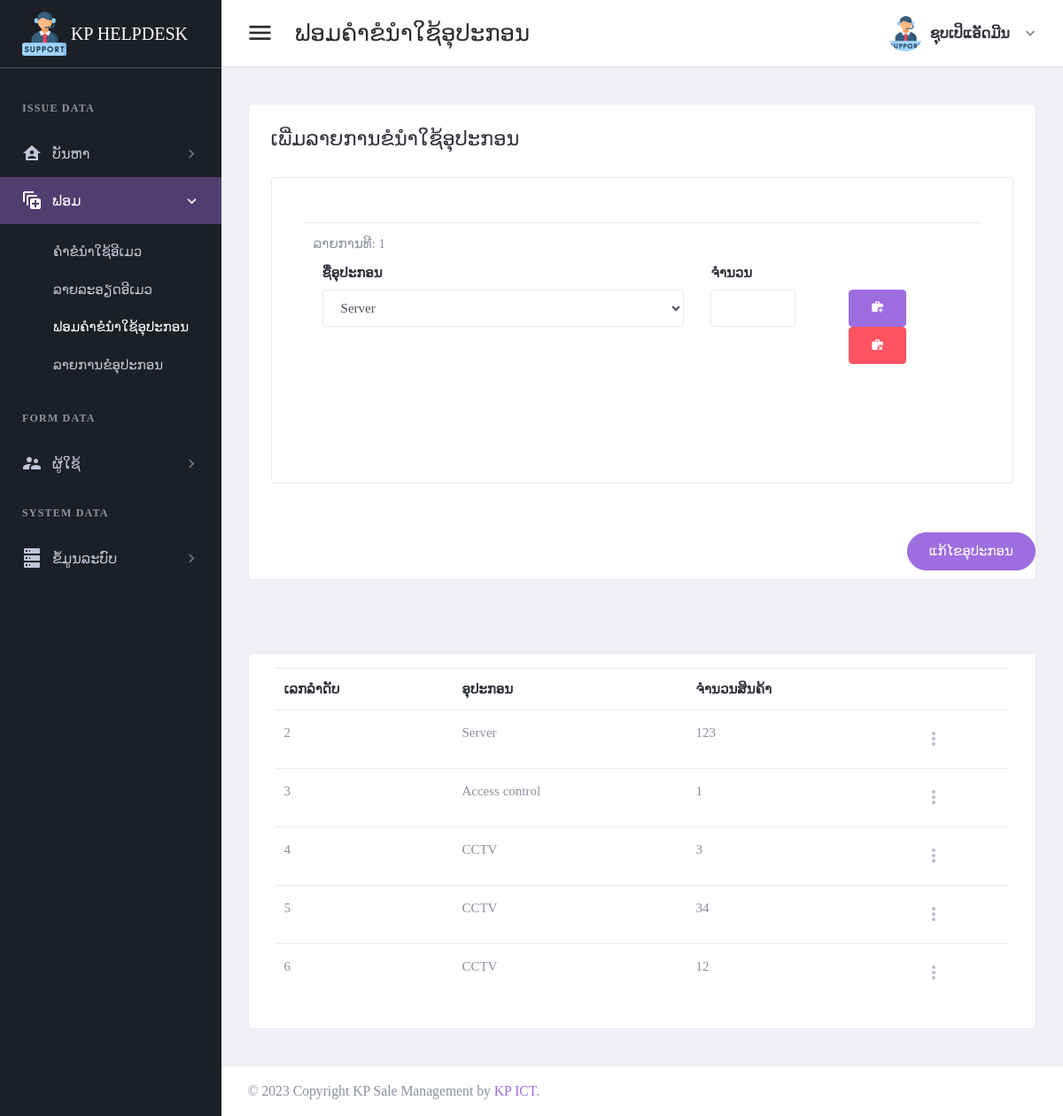
The page /page/edit-request-use-item.php (signed in) on the database as committed earlier.
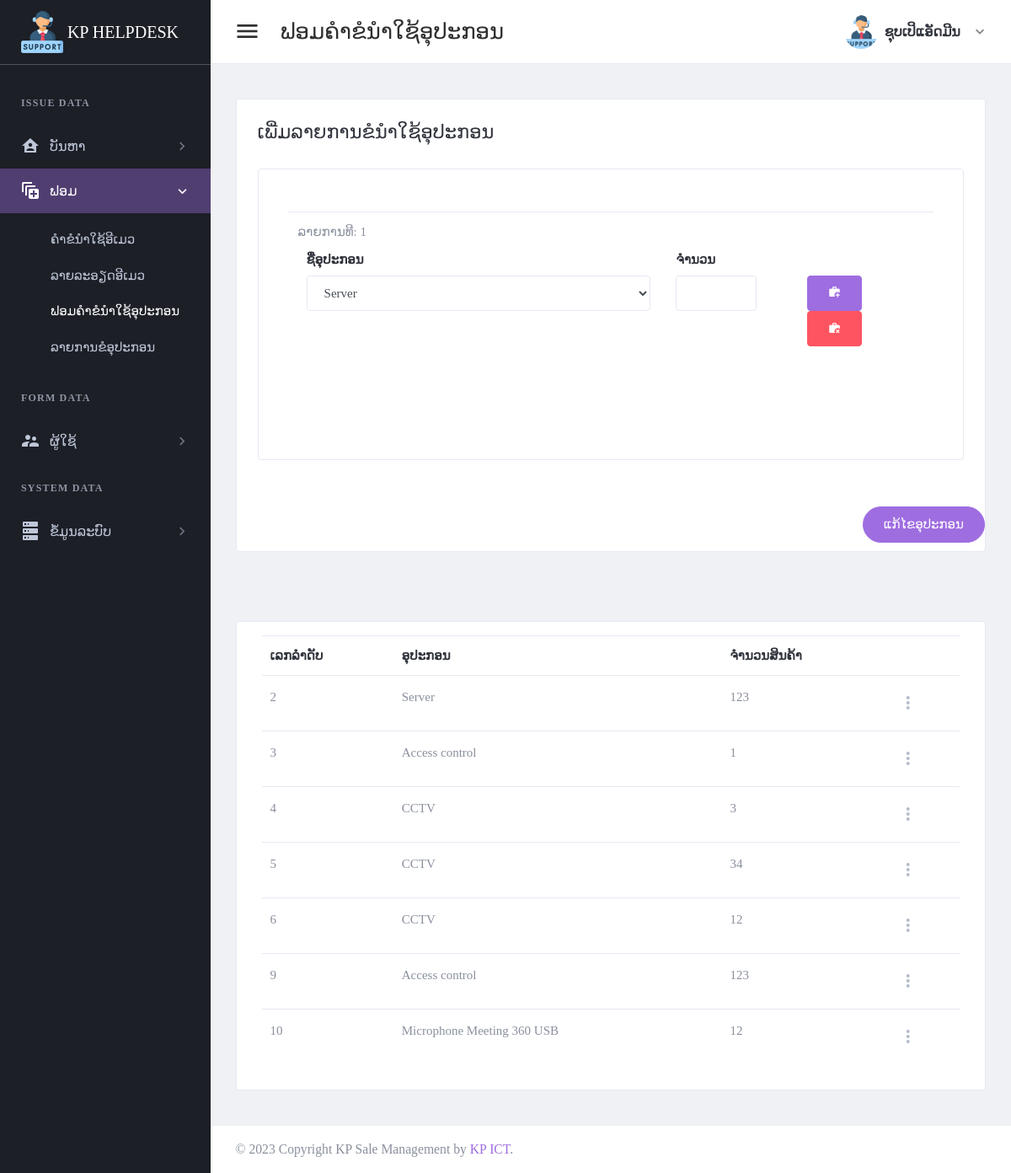
The same page on the database as committed later.
### tables this page shows
CREATE TABLE `tbl_header_title` (
  `ht_id` int(11) NOT NULL,
  `ht_name` varchar(300) DEFAULT NULL
);

CREATE TABLE `tbl_sub_title` (
  `st_id` int(11) NOT NULL,
  `st_name` varchar(300) DEFAULT NULL,
  `icon_code` varchar(100) DEFAULT NULL,
  `ht_id` int(11) DEFAULT NULL
);

CREATE TABLE `tbl_page_title` (
  `pt_id` int(11) NOT NULL,
  `pt_name` varchar(300) DEFAULT NULL,
  `ptf_name` varchar(100) DEFAULT NULL,
  `st_id` int(11) DEFAULT NULL
);

CREATE TABLE `tbl_request_use_item_detail` (
  `riud_id` int(11) NOT NULL,
  `rui_id` int(11) DEFAULT NULL,
  `item_id` int(11) DEFAULT NULL,
  `item_value` int(11) DEFAULT NULL
);

CREATE TABLE `tbl_item_data` (
  `item_id` int(11) NOT NULL,
  `item_name` varchar(300) DEFAULT NULL
);

### setting/checksession.php (called while the page is built, shortened)
<?php
	if($_SESSION['id_users'] == "" )
	{
	header("location:logout.php");
	}
	  else{
		$role_id = $_SESSION["role_id"];
	}
?>

### page/edit-request-use-item.php (the view, shortened to what the changed rows need)
<?php
include("../setting/checksession.php");
include("../setting/conn.php");
$header_name = "ຟອມຄຳຂໍນຳໃຊ້ອຸປະກອນ";
$header_click = "2";
$riud_id = $_GET['riud_id'];
?>
<!DOCTYPE html>
<html lang="en" dir="ltr">
<head>
    <?php
    include("../setting/callcss.php");
    ?>
</head>
<body class="navbar-fixed sidebar-fixed" id="body">
    <div class="wrapper">
        <?php include "menu.php"; ?>
        <div class="page-wrapper">
            <div class="content-wrapper">
                <div class="content">
                    <div class="email-wrapper rounded border bg-white">
                        <div class="  no-gutters justify-content-center">
                            <div class="    ">
                                <div class="  p-4 p-xl-5">
                                        <?php
                                        $item_rows = $conn->query("SELECT * FROM tbl_request_use_item_detail where riud_id = '$riud_id' ")->fetch(PDO::FETCH_ASSOC);
                                        ?>
                                    <form method="post" id="edititem">
                                        <div class="card p-4">
                                            <div class="row">
                                            <div class="card-body">
                                                <div class="input-states">
                                                    <table class="table" id="productTable">
                                                        <tbody>
                                                            <?php
                                                            $arrayNumber = 0;
                                                            for ($x = 1; $x < 2; $x++) { ?>
                                                                <tr id="row<?php echo $x; ?>" class="<?php echo $arrayNumber; ?>">
                                                                    <td>
                                                                        <div class="form-group "> <?php echo "ລາຍການທີ: $x"; ?> <br>
                                                                            <div class="row p-2">
                                                                                <div class="col-lg-7">
                                                                                    <div class="form-group">
                                                                                        <label for="firstName">ຊື່ອຸປະກອນ</label>
                                                                                        <select class="form-control" name="item_id" id="item_id<?php echo $x; ?>" required>
                                                                                            <?php
                                                                                            $stmt2 = $conn->prepare("
                                                                                                        select item_id ,item_name
                                                                                                        from tbl_item_data
                                                                                                         ");
                                                                                            $stmt2->execute();
                                                                                            if ($stmt2->rowCount() > 0) {
                                                                                                while ($row2 = $stmt2->fetch(PDO::FETCH_ASSOC)) {
                                                                                            ?> <option value="<?php echo $row2['item_id']; ?>" <?php if ($item_rows['item_id'] == $row2['item_id']) {
                                                                                                echo "selected";
                                                                                            } ?> > <?php echo $row2['item_name']; ?></option>
                                                                                            <?php
                                                                                                }
                                                                                            }
                                                                                            ?>
                                                                                        </select>
                                                                                    </div>
                                                                                </div>
                                                                                <div class="form-group  col-lg-2">
                                                                                    <label class="text-dark font-weight-medium">ຈຳນວນ</label>
                                                                                    <div class="form-group">
                                                                                        <input type="number" step="any" name="item_value" id="item_value<?php echo $x; ?>" value="<?php echo $item_rows['item_value']; ?>" autocomplete="off" class="form-control" required />
                                                                                    </div>
                                                                                </div>
                                                                                <div class="col-lg-3">
                                                                                    <div class="form-group p-6">
                                                                                        <button type="button" class="btn btn-primary btn-flat " onclick="addRow()" id="addRowBtn" data-loading-text="Loading...">
                                                                                            <i class="mdi mdi-briefcase-plus"></i>
                                                                                        </button>
                                                                                        <button type="button" class="btn btn-danger  removeProductRowBtn" type="button" id="removeProductRowBtn" onclick="removeProductRow(<?php echo $x; ?>)">
                                                                                            <i class="mdi mdi-briefcase-remove"></i>
                                                                                        </button>
                                                                                    </div>
                                                                                </div>
                                                                            </div>
                                                                        </div>
                                                                    </td>
                                                                </tr>
                                                            <?php
                                                                $arrayNumber++;
                                                            }
                                                            ?>
                                                        </tbody>
                                                    </table>
                                                </div>
                                            </div>
                                        </div>
                                </div>
                            </div>
                        </div>
                    </div>
                </div>
            </div>
        </div>
    <div class="content-wrapper">
        <div class="content">
            <div class="card card-default">
                <div class="card-body">
                    <table id="productsTable2" class="table table-hover table-product" style="width:100%">
                        <thead>
                            <tr>
                                <th>ເລກລຳດັບ</th>
                                <th>ອຸປະກອນ</th>
                                <th>ຈຳນວນສິນຄ້າ</th>
                                <th></th>
                            </tr>
                        </thead>
                        <tbody>
                            <?php
                            $stmt4 = $conn->prepare("
                            SELECT riud_id,item_name,item_value from tbl_request_use_item_detail a
                            left join tbl_item_data b on a.item_id = b.item_id;
                             ");
                            $stmt4->execute();
                            if ($stmt4->rowCount() > 0) {
                                while ($row4 = $stmt4->fetch(PDO::FETCH_ASSOC)) {
                            ?>
                                    <tr>
                                        <td><?php echo $row4['riud_id']; ?></td>
                                        <td><?php echo $row4['item_name']; ?></td>
                                        <td><?php echo $row4['item_value']; ?></td>
                                        <td>
                                            <div class="dropdown">
                                                <a class="dropdown-toggle icon-burger-mini" href="#" role="button" id="dropdownMenuLink" data-toggle="dropdown" aria-haspopup="true" aria-expanded="false" data-display="static">
                                                </a>
                                            </div>
                                        </td>
                                    </tr>
                            <?php
                                }
                            }
                            ?>
                        </tbody>
                    </table>
                </div>
            </div>
        </div>
    </div>
    </div>
    </div>
</body>
</html>

### page/menu.php (shortened to what the changed rows need)
<aside class="left-sidebar sidebar-dark" id="left-sidebar">
  <div id="sidebar" class="sidebar sidebar-with-footer">
    <div class="sidebar-left" data-simplebar style="height: 100%;">
      <ul class="nav sidebar-inner" id="sidebar-menu">
        <?php
        $stmt = $conn->prepare(" SELECT distinct a.ht_id,ht_name
        FROM tbl_header_title a
        left join tbl_role_page b on a.ht_id = b.ht_id
        where role_id ='$role_id'
        order by  a.ht_id asc ");
        $stmt->execute();
        if ($stmt->rowCount() > 0) {
          while ($row = $stmt->fetch(PDO::FETCH_ASSOC)) {
            $ht_id = $row['ht_id'];
            $ht_name = $row['ht_name'];
        ?>
            <li class="section-title"> <?php echo "$ht_name"; ?></li>
            <?php
            $stmt1 = $conn->prepare("SELECT distinct a.st_id,st_name,role_id,icon_code
            FROM tbl_sub_title a
            left join tbl_role_page b on a.st_id = b.st_id
            where a.ht_id = '$ht_id' and role_id ='$role_id'
            order by a.st_id asc ");
            $stmt1->execute();
            if ($stmt1->rowCount() > 0) {
              while ($row1 = $stmt1->fetch(PDO::FETCH_ASSOC)) {
                $st_name = $row1['st_name'];
                $st_id = $row1['st_id'];
                $icon_code = $row1['icon_code'];
            ?>
                <li class='has-sub <?php if ($header_click == "$st_id") {  echo "active expand"; } ?>'>
                  <a class="sidenav-item-link" href="javascript:void(0)" data-toggle="collapse" data-target='#<?php echo "$st_name"; ?>' aria-expanded="false" aria-controls="<?php echo "$st_name"; ?>">
                    <i class="mdi <?php echo"$icon_code";?>"></i>
                    <span class="nav-text"> <?php echo "$st_name"; ?> </span> <b class="caret"></b>
                  </a>
                  <ul class='collapse <?php if ($header_click == "$st_id" ) { echo "show"; } ?>' id="<?php echo "$st_name"; ?>" data-parent="#sidebar-menu">
                    <div class="sub-menu">
                      <?php
                      $stmt2 = $conn->prepare(" SELECT pt_name,ptf_name
                      FROM tbl_page_title a
                      left join tbl_role_page b on a.pt_id = b.pt_id
                      where a.st_id = '$st_id' and role_id ='$role_id'
                      order by a.pt_id asc ");
                      $stmt2->execute();
                      if ($stmt2->rowCount() > 0) {
                        while ($row2 = $stmt2->fetch(PDO::FETCH_ASSOC)) {
                          $pt_name = $row2['pt_name'];
                      ?>
                          <li class="<?php if ($header_name ==  $row2['pt_name']) { echo "active"; } ?>">
                            <a class="sidenav-item-link" href='<?php echo $row2['ptf_name'] ?>'>
                              <span class="nav-text"><?php echo"$pt_name";?></span>
                            </a>
                          </li>
                      <?php
                        }
                      }
                      ?>
                    </div>
                  </ul>
              <?php
              }
            }
              ?>
                </li>
            <?php
          }
        }
            ?>
      </ul>
    </div>
  </div>
</aside>

Rows that differ between the two databases and show on the page:
added tbl_request_use_item_detail: riud_id "9", item.item_name "Access control", item_value "123"
added tbl_request_use_item_detail: riud_id "10", item.item_name "Microphone Meeting 360 USB", item_value "12"
